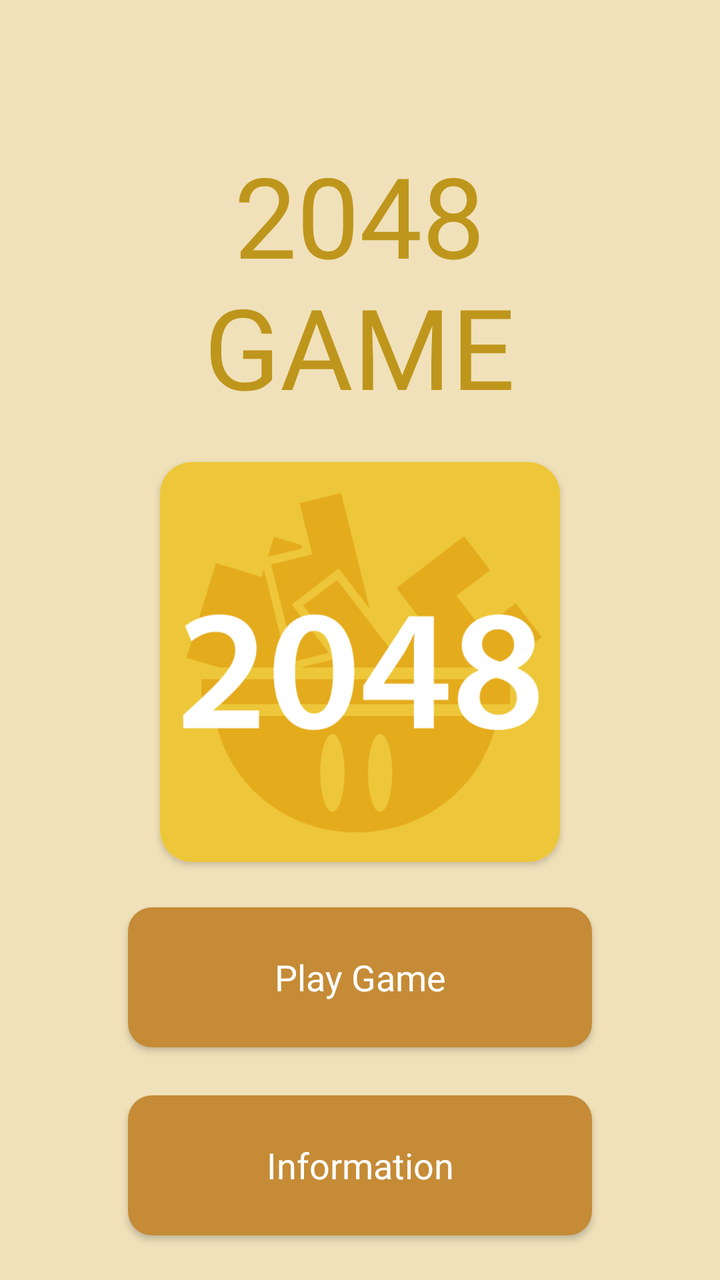
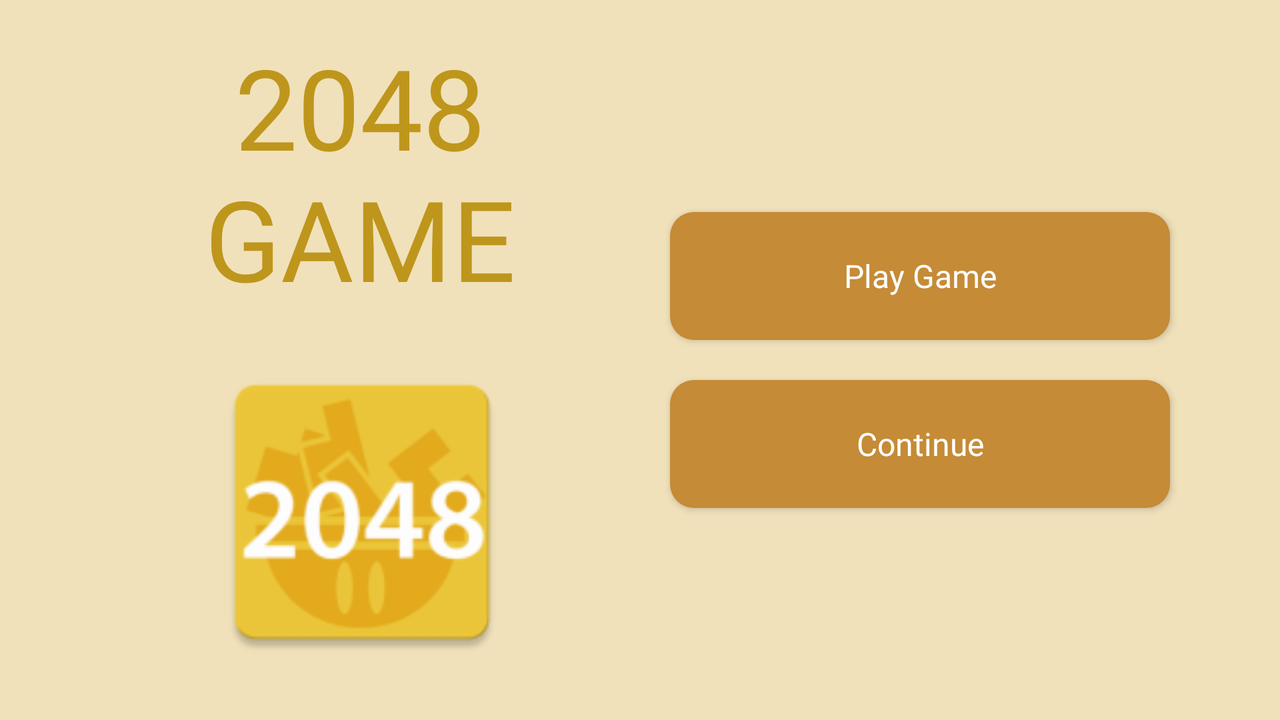

Compare how this app lays out the same screen by default and in its alternative resource folder. The renders come first, then the two layout files and the values they reference.
<!-- AndroidManifest.xml: application theme Theme._2048OrginalApp -->
<!-- res/layout/screen_menu.xml -->
<?xml version="1.0" encoding="utf-8"?>
<androidx.constraintlayout.widget.ConstraintLayout xmlns:android="http://schemas.android.com/apk/res/android"
    xmlns:app="http://schemas.android.com/apk/res-auto"
    xmlns:tools="http://schemas.android.com/tools"
    android:layout_width="match_parent"
    android:layout_height="match_parent"
    android:background="@color/my_app_bg">



    <TextView
        android:id="@+id/text_2048"
        android:layout_width="200dp"
        android:layout_height="wrap_content"
        android:layout_marginTop="70dp"
        android:fontFamily="@font/my_font2"
        android:gravity="center"
        android:text="2048 GAME"
        android:textColor="#BF961C"
        android:textSize="56sp"
        app:layout_constraintEnd_toEndOf="parent"
        app:layout_constraintHorizontal_bias="0.497"
        app:layout_constraintStart_toStartOf="parent"
        app:layout_constraintTop_toTopOf="parent" />

    <androidx.cardview.widget.CardView
        android:id="@+id/image"
        android:layout_width="200dp"
        android:layout_height="200dp"
        app:cardCornerRadius="16dp"
        app:layout_constraintBottom_toBottomOf="parent"
        app:layout_constraintEnd_toEndOf="parent"
        app:layout_constraintStart_toStartOf="parent"
        app:layout_constraintTop_toBottomOf="@+id/text_2048"
        app:layout_constraintVertical_bias="0.09">

        <ImageView
            android:layout_width="match_parent"
            android:layout_height="match_parent"
            android:src="@drawable/ic_2048" />
    </androidx.cardview.widget.CardView>
    <androidx.appcompat.widget.AppCompatButton
        android:id="@+id/newGame"
        android:layout_width="match_parent"
        android:layout_height="70dp"
        android:layout_marginHorizontal="64dp"
        android:background="@drawable/bg_appcompat_button"
        android:elevation="120dp"
        android:fontFamily="@font/my_font2"
        android:text="@string/new_game"
        android:textAllCaps="false"
        android:textColor="#fff"
        android:textSize="18sp"
        app:layout_constraintBottom_toTopOf="@+id/info"
        app:layout_constraintEnd_toEndOf="parent"
        app:layout_constraintStart_toStartOf="parent"
        app:layout_constraintTop_toBottomOf="@+id/image"
        app:layout_constraintVertical_chainStyle="packed" />

    <androidx.appcompat.widget.AppCompatButton
        android:id="@+id/info"
        android:layout_width="match_parent"
        android:layout_height="70dp"
        android:layout_marginHorizontal="64dp"
        android:layout_marginTop="24dp"
        android:background="@drawable/bg_appcompat_button"
        android:elevation="120dp"
        android:fontFamily="@font/my_font2"
        android:text="Information"
        android:textAllCaps="false"
        android:textColor="#fff"
        android:textSize="18sp"
        app:layout_constraintBottom_toBottomOf="parent"
        app:layout_constraintEnd_toEndOf="parent"
        app:layout_constraintStart_toStartOf="parent"
        app:layout_constraintTop_toBottomOf="@id/newGame"
        app:layout_constraintVertical_chainStyle="packed" />

</androidx.constraintlayout.widget.ConstraintLayout>
<!-- resources referenced by this layout -->
<resources>
  <color name="my_app_bg">#BEECDAA3</color>
  <!-- drawable bg_appcompat_button (drawable) -->
  <?xml version="1.0" encoding="utf-8"?>
  <shape xmlns:android="http://schemas.android.com/apk/res/android">
      <corners android:radius="12dp" />
       <solid android:color="#C58B36"/>
  </shape>
  <!-- drawable ic_2048: png bitmap (drawable, 18324 bytes) -->
  <string name="new_game">Play Game</string>
  <style name="Theme._2048OrginalApp" parent="Base.Theme._2048OrginalApp" />
  <style name="Base.Theme._2048OrginalApp" parent="Theme.Material3.DayNight.NoActionBar">
          
          <item name="android:statusBarColor">@color/my_app_bg</item>
          
      </style>
</resources>
<!-- res/layout-land/screen_menu.xml (the repository's variant of the layout above) -->
<!-- drawn on the phone turned sideways -->
<?xml version="1.0" encoding="utf-8"?>
<androidx.constraintlayout.widget.ConstraintLayout xmlns:android="http://schemas.android.com/apk/res/android"
    xmlns:app="http://schemas.android.com/apk/res-auto"
    xmlns:tools="http://schemas.android.com/tools"
    android:layout_width="match_parent"
    android:layout_height="match_parent"
    android:background="@color/my_app_bg">

    <androidx.appcompat.widget.AppCompatButton
        android:id="@+id/newGame"
        android:layout_width="250dp"
        android:layout_height="64dp"
        android:layout_marginHorizontal="64dp"
        android:layout_marginBottom="20dp"
        android:background="@drawable/bg_appcompat_button"
        android:elevation="120dp"
        android:fontFamily="@font/my_font2"
        android:text="@string/new_game"
        android:textAllCaps="false"
        android:textColor="#fff"
        android:textSize="16sp"
        app:layout_constraintBottom_toTopOf="@id/info"
        app:layout_constraintEnd_toEndOf="parent"
        app:layout_constraintStart_toEndOf="@+id/text_2048"
        app:layout_constraintTop_toTopOf="parent"
        app:layout_constraintVertical_chainStyle="packed" />

    <androidx.appcompat.widget.AppCompatButton
        android:id="@+id/info"
        android:layout_width="250dp"
        android:layout_height="64dp"
        android:layout_marginHorizontal="64dp"
        android:background="@drawable/bg_appcompat_button"
        android:elevation="120dp"
        android:fontFamily="@font/my_font2"
        android:text="Continue"
        android:textAllCaps="false"
        android:textColor="#fff"
        android:textSize="16sp"
        app:layout_constraintBottom_toBottomOf="parent"
        app:layout_constraintEnd_toEndOf="parent"
        app:layout_constraintStart_toEndOf="@+id/text_2048"
        app:layout_constraintTop_toBottomOf="@id/newGame"
        app:layout_constraintVertical_chainStyle="packed" />

    <ImageView
        android:id="@+id/image"
        android:layout_width="184dp"
        android:layout_height="160dp"
        android:src="@mipmap/ic_launcher"
        app:layout_constraintBottom_toBottomOf="parent"
        app:layout_constraintEnd_toEndOf="@+id/text_2048"
        app:layout_constraintHorizontal_bias="0.562"
        app:layout_constraintStart_toStartOf="@+id/text_2048"
        app:layout_constraintTop_toBottomOf="@+id/text_2048"
        app:layout_constraintVertical_bias="0.453" />

    <TextView
        android:id="@+id/text_2048"
        android:layout_width="200dp"
        android:layout_height="wrap_content"
        android:layout_marginTop="16dp"
        android:fontFamily="@font/my_font2"
        android:gravity="center"
        android:text="2048 GAME"
        android:textColor="#BF961C"
        android:textSize="56sp"
        app:layout_constraintEnd_toEndOf="parent"
        app:layout_constraintHorizontal_bias="0.182"
        app:layout_constraintStart_toStartOf="parent"
        app:layout_constraintTop_toTopOf="parent" />


</androidx.constraintlayout.widget.ConstraintLayout>
<!-- resources referenced by the variant -->
<!-- as the phone turned sideways resolves them -->
<resources>
  <color name="my_app_bg">#BEECDAA3</color>
  <!-- drawable bg_appcompat_button (drawable) -->
  <?xml version="1.0" encoding="utf-8"?>
  <shape xmlns:android="http://schemas.android.com/apk/res/android">
      <corners android:radius="12dp" />
       <solid android:color="#C58B36"/>
  </shape>
  <!-- mipmap ic_launcher: webp bitmap (mipmap-hdpi, 2848 bytes) -->
  <string name="new_game">Play Game</string>
  <style name="Theme._2048OrginalApp" parent="Base.Theme._2048OrginalApp" />
  <style name="Base.Theme._2048OrginalApp" parent="Theme.Material3.DayNight.NoActionBar">
          
          <item name="android:statusBarColor">@color/my_app_bg</item>
          
      </style>
</resources>
